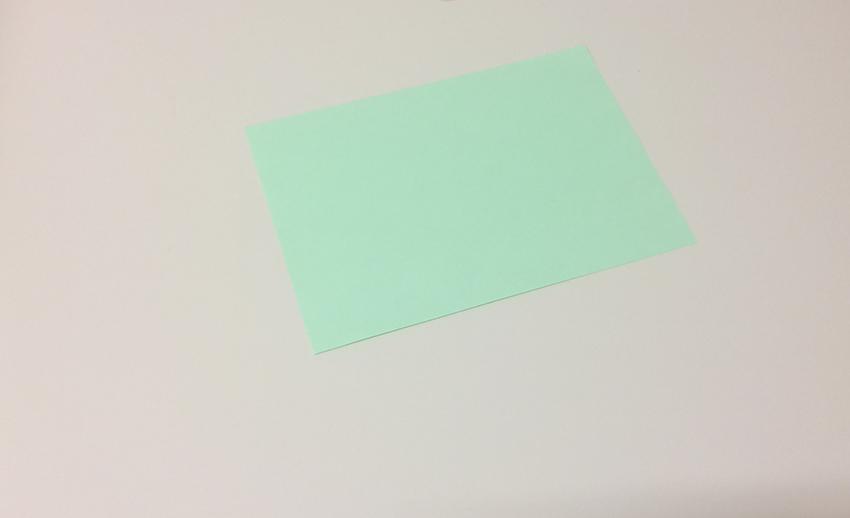
#> input picture Images/papier_15.png, 850 x 518 px
$ python orientation_feuille.py   (older library calls are emulated)
#> lines starting #> are read from the running program, lines starting #| are printed output that depends on the picture
### common/strel.py
__author__ = 'chaussard'

import numpy as np
from operator import itemgetter
import math

#Fonction permettant de construire un element structurant
#Il faut choisir le type (disque, carre, diamant, ligne)
#Puis le parametre de taille et, dans le cas de la ligne, le parametre d'angle
#L'element structurant est donne sous forme de liste de coordonnees
def build_as_list(type, size, angle):
    if (type  == 'disque'):
        Strel = [] #Le resultat sera une liste de coordonnees
        #On parcourt tous les pixels entre -size et size pour tester si le disque passerait par le pixel : si oui, on l'allume
        for x in range(-((np.int)(size))-1,((np.int)(size))+2):
            for y in range(-((np.int)(size))-1,((np.int)(size))+2):
                if( (abs(x)-0.5)*(abs(x)-0.5) + (abs(y)-0.5)*(abs(y)-0.5) <= size*size ):
                    Strel.append((y,x))

    elif (type == 'carre'):
        #On place dans le resultat toutes les coordonnees entre -size et size inclus
        Strel = [(y,x) for x in range(-size, size+1) for y in range(-size, size+1)]

    elif (type == 'diamant'):
        #On parcourt ligne par ligne pour ajouter les segments qu'il faut
        Strel = [(i,j) for i in range(-size,size+1) for j in range(-size+abs(i), size-abs(i)+1)]


    elif (type == 'ligne'):
        Strel = []
        #Une ligne
        d=size
        a=angle

        #On place l'angle dans un intervalle entre 90 et -90
        while (a > 90):
            a = a - 180
        while (a < -90):
            a = a + 180
        #Si l'angle est superieur a 45deg, on retire 90def et on tournera le resultat obtenu...
        rot=0
        if (a>45):
            a = a-90
            rot=1
        elif (a<-45):
            a = a+90
            rot=3;
        #Conversion de l'angle en radian
        a=a*math.pi/180
        #Petite conversion pour ramener l'angle par rapport au coin inferieur gauche de l'ecran
        a=-a

        #Calcul de la taille de l'element structurant en fonction de d
        lx = int(math.ceil(d/math.sqrt(1+math.tan(a)*math.tan(a))))
        if(lx==0):
            lx = 1
        ly = int(math.ceil(d*math.tan(abs(a))/math.sqrt(1+math.tan(a)*math.tan(a))))
        if(ly==0):
            ly = 1

        #Allocation du resultat
        Strel = []

        #Algo de Bresenham
        for x in range(-lx,lx+1):
            y = math.tan(a)*x;
            Strel.append((int(round(y)), x))

        #Si nous devons tourner le resultat...
        if(rot>0):
            #La rotation s'effectue avec une transposee puis un flip horizontal
            for i in range(0, len(Strel)):
                Strel[i] = (-Strel[i][1], Strel[i][0])

    else:
        assert(False), type+" n'est pas un nom d'element structurant valide pour cette fonction."


    return Strel


#Fonction permettant de construire un element structurant
#Il faut choisir le type (disque, carre, diamant, ligne)
#Puis le parametre de taille et, dans le cas de la ligne, le parametre d'angle
#L'element structurant est donne sous forme d'une image
def build(type, size, angle=0):
	return toImage(build_as_list(type, size, angle))


#Fonction permettant de construire une image a partir d'une liste de points d'un element structurant
def toImage(Strel):
    if len(Strel) == 0:
        assert (False), "L element structurant donne en parametre est vide (trop petit)."

    #On recupere les plus grandes et petites coordonnees de l'element structurant
    max_i = max(Strel, key=itemgetter(0))[0]
    min_i = min(Strel, key=itemgetter(0))[0]
    max_j = max(Strel, key=itemgetter(1))[1]
    min_j = min(Strel, key=itemgetter(1))[1]


    #On alloue l'image de sortie
    Im = np.zeros([max_i-min_i+1, max_j-min_j+1, 1], np.uint8)

    for (i,j) in Strel:
        Im[i+abs(min_i), j+abs(min_j)] = 255

    return Im

### common/morpho.py
import cv2
import numpy

def erosion(img, el):
    return cv2.erode(img, el)

def dilatation(img, el):
    return cv2.dilate(img, el)

def gradient(img, el):
    return dilatation(img, el) - erosion(img, el)

def ouverture(img, el):
    return dilatation(erosion(img, el), el)

def fermeture(img, el):
    return erosion(dilatation(img, el), el)

def dilatation_conditionnelle(img, m, el):
    return numpy.minimum(img, dilatation(m, el))

def erosion_conditionnelle(img, m, el):
    return numpy.maximum(img, erosion(m, el))

# [25 lines left out: functions reconstruction_inferieure, reconstruction_superieure, ouverture_reconstruction, not called in this run]

def fermeture_reconstruction(im, el_fe, el_r):
    op = fermeture(im, el_fe)
    return reconstruction_superieure(im, op, el_r)

# [13 lines of commented-out code are left out]

# [26 lines left out: function ligne_des_eaux, not called in this run]

### orientation_feuille.py
import cv2
import numpy as np
from common import strel
from common import morpho as m


img = cv2.imread('./Images/papier_15.png')
#> img is the input picture: shape (518, 850, 3); mean B, G, R 198, 209.4, 205.6
# Canal rouge car feuille verte et ressort mieux :
imgB = img[:, :, 0] #On conserve le canal bleu
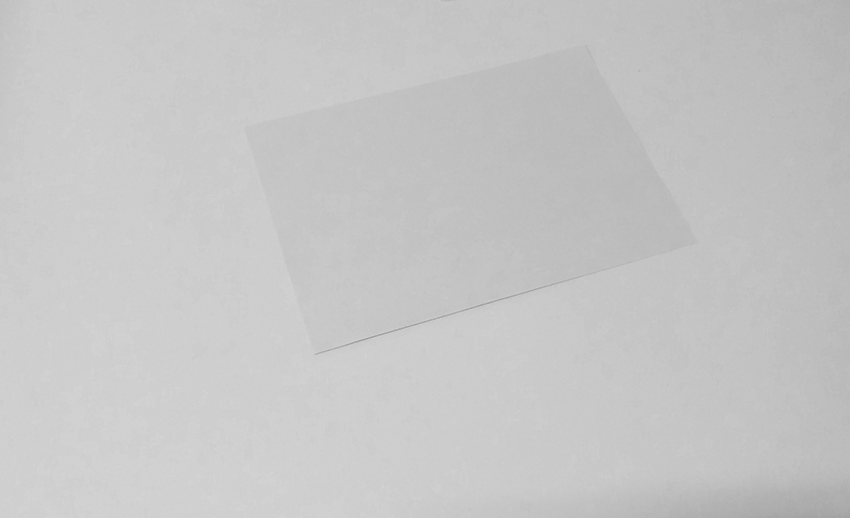
#> imgB: shape (518, 850); min 154, max 212, mean 198
cv2.imshow('Feuille B', imgB)
imgV = img[:, :, 1] #On conserve le canal vert
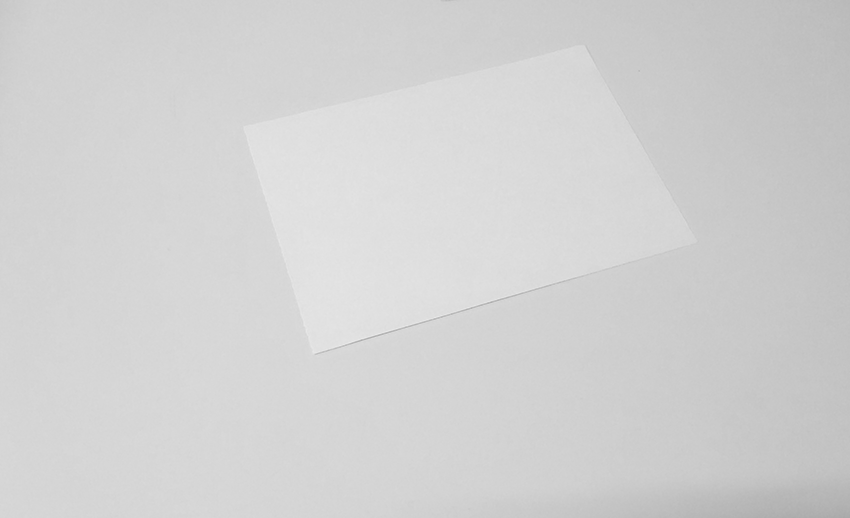
#> imgV: shape (518, 850); min 168, max 235, mean 209.4
cv2.imshow('Feuille V', imgV)
imgR = img[:, :, 2] #On conserve le canal rouge
cv2.imshow('Feuille R', imgR)
cv2.waitKey(0)
cv2.destroyAllWindows()

img = imgR

#On cherche a reduire au max le nombre de pixel blanc car moins il y a de pixels et plus ont se rapproche de l'angle recherche
min = np.sum(img)
#> min = 90510956
angle = 0
for a in range (-90, 90, 1):
    el = strel.build('ligne', 40, a)
    cv2.imshow('Ligne', el)

    g = m.gradient(img, el)
    cv2.imshow('Calcul', g)
    cv2.waitKey(0)
    if (np.sum(g) < min) :
        min = np.sum(g)
        angle = a
#> this loop made 180 passes
#> min on passes 1, 2, 3, 4, 5, 6, 7, 8, 10, 11, 12, 14: 4686862, 4679505, 4677076, 4669063, 4662089, 4659397, 4653650, 4648106, 4639541, 4635252, 4634142, 4545669
#> min on passes 62, 67, 68, 71, 72, 75: 4338686, 4320368, 4316675, 4285267, 4242408, 4214566
#> pass 1, `g = m.gradient(img, el)`:
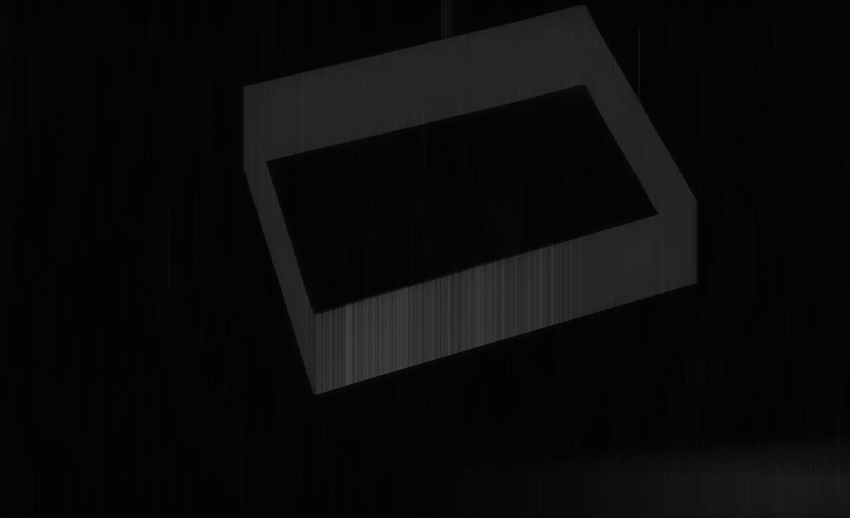
#> g: shape (518, 850); min 1, max 67, mean 10.6
#> after the loop, angle = 15; min = 3442206

print (angle)
#| 15

$ run again, with Images/papier_60.png copied over Images/papier_15.png
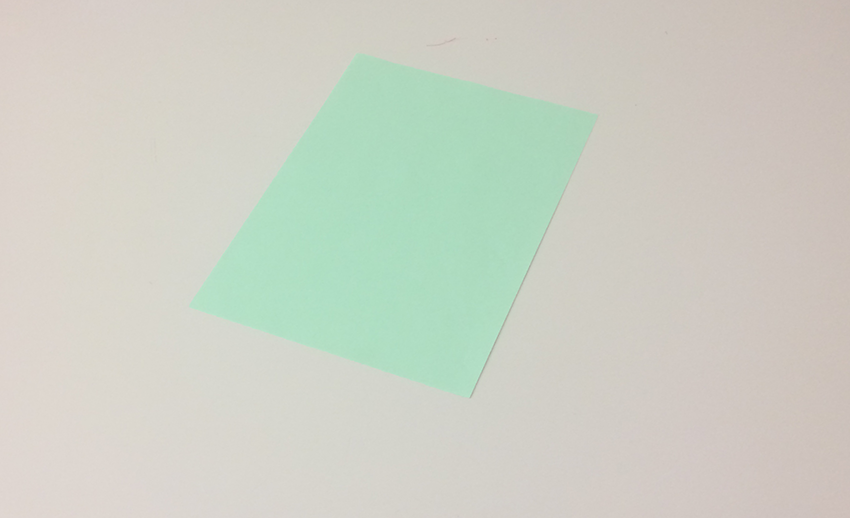
#> input picture Images/papier_60.png, 850 x 518 px
#> img is the input picture: shape (518, 850, 3); mean B, G, R 196.9, 208.3, 204.2
#> `min = np.sum(img)`: min = 89916170
#> the loop `for a in range (-90, 90, 1):` made 180 passes
#> min on passes 1, 54, 56, 58, 59: 4043824, 4009523, 4003973, 3999591, 3958505
#> pass 1, `g = m.gradient(img, el)`:
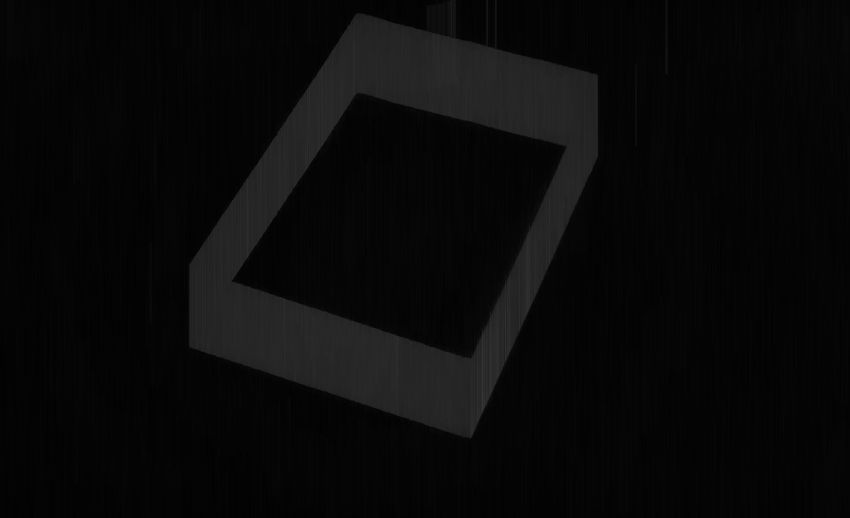
#> g: shape (518, 850); min 1, max 56, mean 9.2
#> after the loop `for a in range (-90, 90, 1):`: angle = 58; min = 3549048
#| 58
